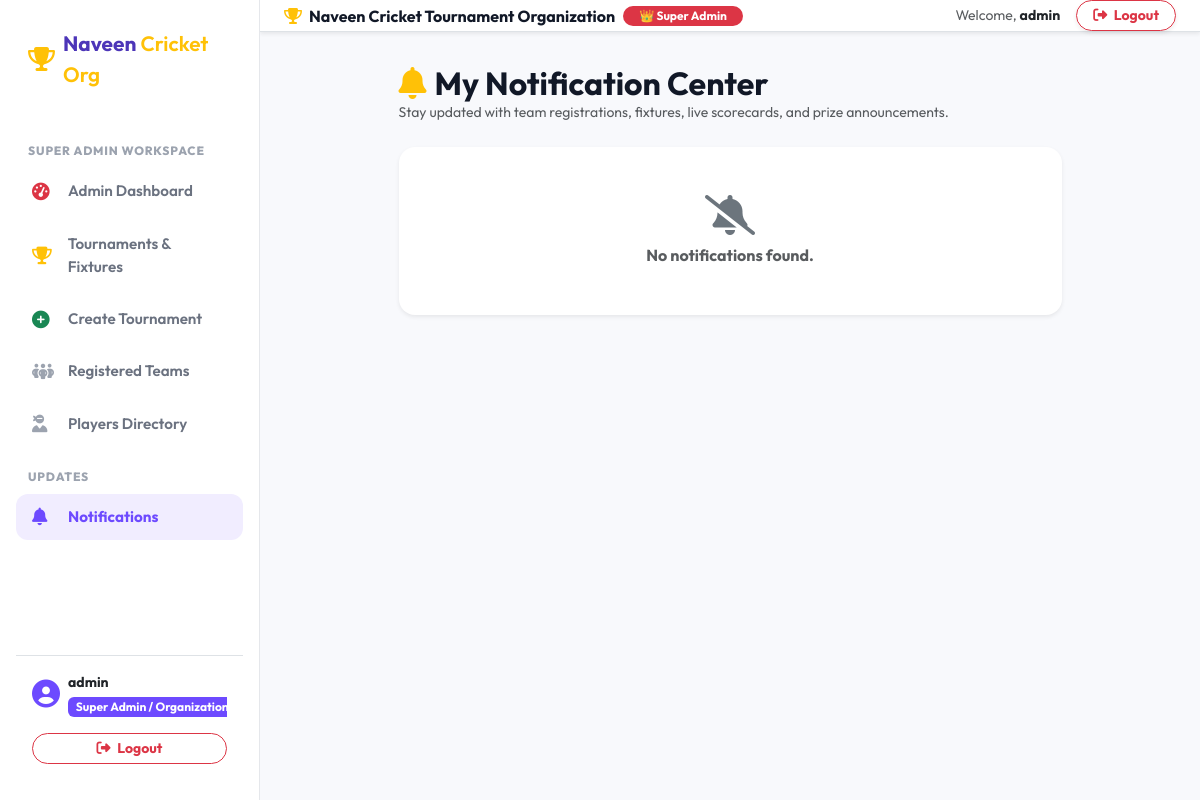
/notifications/ (signed in), run on the app's committed database.
### apps/accounts/models.py (models this page shows, shortened)
class User(AbstractUser):
    class Role(models.TextChoices):
        ADMIN = 'ADMIN', 'Super Admin / Organization Head'
        CAPTAIN = 'CAPTAIN', 'Team Captain / Owner'
        ORGANIZER = 'ORGANIZER', 'Tournament Organizer'
        PLAYER = 'PLAYER', 'Cricket Player'
    role = models.CharField(
        max_length=20,
        choices=Role.choices,
        default=Role.PLAYER
    )
    phone_number = models.CharField(max_length=15, blank=True, null=True)
    profile_picture = models.ImageField(upload_to='profile_pics/', blank=True, null=True)
    bio = models.TextField(blank=True, null=True)
    is_approved_organizer = models.BooleanField(default=True)
    created_at = models.DateTimeField(auto_now_add=True)
    @property
    def is_admin_role(self):
        return self.role == self.Role.ADMIN or self.is_superuser

### apps/notifications/views.py (the view)
# urls.py: path('', notification_list_view, name='notification_list'),
@login_required
def notification_list_view(request):
    notifications = Notification.objects.filter(recipient=request.user)
    unread_count = notifications.filter(is_read=False).count()
    return render(request, 'notifications/notification_list.html', {
        'notifications': notifications,
        'unread_count': unread_count,
    })

### apps/notifications/context_processors.py (called while the page is built)
def unread_notifications(request):
    if request.user.is_authenticated:
        unread_count = Notification.objects.filter(recipient=request.user, is_read=False).count()
        recent_notifications = Notification.objects.filter(recipient=request.user)[:5]
        return {
            'unread_notifications_count': unread_count,
            'recent_notifications': recent_notifications
        }
    return {
        'unread_notifications_count': 0,
        'recent_notifications': []
    }

### templates/notifications/notification_list.html (shortened to what this page needs)
{% extends 'base.html' %}
{% block content %}
<div class="row justify-content-center">
    <div class="col-lg-9">
        <div class="d-flex justify-content-between align-items-center mb-4">
            <div>
                <h2 class="fw-bold text-navy mb-0"><i class="fa-solid fa-bell text-warning me-2"></i>My Notification Center</h2>
                <p class="text-muted small mb-0">Stay updated with team registrations, fixtures, live scorecards, and prize announcements.</p>
            </div>
        </div>
        <div class="card border-0 shadow-sm rounded-4 overflow-hidden">
            <div class="list-group list-group-flush">
                {% for n in notifications %}
                    <div class="list-group-item p-4 {% if not n.is_read %}bg-light border-start border-4 border-emerald{% endif %}">
                        <div class="d-flex justify-content-between align-items-center mb-1">
                            <div>
                                <span class="badge
                                    {% if n.notification_type == 'MATCH_RESULT' %}bg-success
                                    {% elif n.notification_type == 'FIXTURE_ANNOUNCEMENT' %}bg-primary
                                    {% elif n.notification_type == 'PRIZE_ANNOUNCEMENT' %}bg-warning text-dark
                                    {% else %}bg-secondary{% endif %} me-2">
                                    {{ n.get_notification_type_display }}
                                </span>
                                <strong class="text-navy fs-6">{{ n.title }}</strong>
                            </div>
                            <small class="text-muted"><i class="fa-solid fa-clock me-1"></i>{{ n.created_at|timesince }} ago</small>
                        </div>
                        <p class="text-muted small mb-2">{{ n.message }}</p>
                        <div class="d-flex justify-content-between align-items-center">
                            {% if n.related_link %}
                                <a href="{% url 'mark_notification_read' n.id %}" class="btn btn-sm btn-emerald rounded-pill px-3">
                                    View Details <i class="fa-solid fa-arrow-right ms-1"></i>
                                </a>
                            {% else %}
                                {% if not n.is_read %}
                                    <a href="{% url 'mark_notification_read' n.id %}" class="btn btn-sm btn-outline-secondary rounded-pill">
                                        Mark Read
                                    </a>
                                {% endif %}
                            {% endif %}
                        </div>
                    </div>
                {% empty %}
                    <div class="p-5 text-center text-muted">
                        <i class="fa-solid fa-bell-slash fs-1 mb-2 text-secondary"></i>
                        <p class="fw-bold mb-0">No notifications found.</p>
                    </div>
                {% endfor %}
            </div>
        </div>
    </div>
</div>
{% endblock %}

### templates/base.html (shortened to what this page needs)
{% load static %}
<!DOCTYPE html>
<html lang="en">
<head>
    <link href="https://cdn.jsdelivr.net/npm/bootstrap@5.3.2/dist/css/bootstrap.min.css" rel="stylesheet">
    <link rel="stylesheet" href="https://cdnjs.cloudflare.com/ajax/libs/font-awesome/6.4.2/css/all.min.css">
    <link rel="stylesheet" href="{% static 'css/style.css' %}">
</head>
<body>
    <div class="app-wrapper">
        {% if user.is_authenticated and request.resolver_match.url_name != 'login' and request.resolver_match.url_name != 'register' %}
            <aside class="app-sidebar d-none d-lg-flex">
                <a href="{% url 'home' %}" class="sidebar-brand">
                    <i class="fa-solid fa-trophy text-warning"></i>
                    <span class="fw-bold">Naveen<span class="text-warning fw-semibold"> Cricket Org</span></span>
                </a>
                <ul class="sidebar-menu">
                    {% if user.is_admin_role %}
                        <div class="sidebar-section-title">Super Admin Workspace</div>
                        <li class="sidebar-item">
                            <a href="{% url 'admin_dashboard' %}" class="sidebar-link {% if 'dashboard/admin' in request.path %}active{% endif %}">
                                <i class="fa-solid fa-gauge-high text-danger"></i> Admin Dashboard
                            </a>
                        </li>
                        <li class="sidebar-item">
                            <a href="{% url 'tournament_list' %}" class="sidebar-link {% if 'tournaments' in request.path %}active{% endif %}">
                                <i class="fa-solid fa-trophy text-warning"></i> Tournaments & Fixtures
                            </a>
                        </li>
                        <li class="sidebar-item">
                            <a href="{% url 'tournament_create' %}" class="sidebar-link {% if 'tournaments/create' in request.path %}active{% endif %}">
                                <i class="fa-solid fa-plus-circle text-success"></i> Create Tournament
                            </a>
                        </li>
                        <li class="sidebar-item">
                            <a href="{% url 'team_list' %}" class="sidebar-link {% if 'teams' in request.path %}active{% endif %}">
                                <i class="fa-solid fa-people-group"></i> Registered Teams
                            </a>
                        </li>
                        <li class="sidebar-item">
                            <a href="{% url 'player_list' %}" class="sidebar-link {% if 'players' in request.path and 'edit' not in request.path %}active{% endif %}">
                                <i class="fa-solid fa-user-ninja"></i> Players Directory
                            </a>
                        </li>
                    {% endif %}
                    <div class="sidebar-section-title">Updates</div>
                    <li class="sidebar-item">
                        <a href="{% url 'notification_list' %}" class="sidebar-link {% if 'notifications' in request.path %}active{% endif %}">
                            <i class="fa-solid fa-bell"></i> Notifications
                        </a>
                    </li>
                </ul>
                <div class="sidebar-user mt-auto p-3 border-top">
                    <div class="d-flex align-items-center mb-3">
                        <i class="fa-solid fa-circle-user fs-3 text-purple me-2"></i>
                        <div class="overflow-hidden">
                            <strong class="d-block text-truncate text-dark small">{{ user.username }}</strong>
                            <small class="badge bg-purple">{{ user.get_role_display }}</small>
                        </div>
                    </div>
                    <form method="post" action="{% url 'logout' %}">
                        <button type="submit" class="btn btn-sm btn-outline-danger w-100 rounded-pill fw-bold">
                            <i class="fa-solid fa-right-from-bracket me-1"></i> Logout
                        </button>
                    </form>
                </div>
            </aside>
        {% endif %}
        <div class="app-content" >
            {% if user.is_authenticated and request.resolver_match.url_name != 'login' and request.resolver_match.url_name != 'register' %}
                <div class="d-none d-lg-flex justify-content-between align-items-center bg-white border-bottom px-4 py-2.5 shadow-sm">
                    <div class="d-flex align-items-center gap-2">
                        <span class="fw-bold text-navy fs-6"><i class="fa-solid fa-trophy text-warning me-1"></i> Naveen Cricket Tournament Organization</span>
                        {% if user.is_admin_role %}
                            <span class="badge bg-danger rounded-pill px-3 py-1">👑 Super Admin</span>
                        {% elif user.is_captain_role %}
                            <span class="badge bg-warning text-dark rounded-pill px-3 py-1">🏏 Team Captain</span>
                        {% else %}
                            <span class="badge bg-success rounded-pill px-3 py-1">🏃 Cricket Player</span>
                        {% endif %}
                    </div>
                    <div class="d-flex align-items-center gap-3">
                        <span class="small text-muted">Welcome, <strong class="text-dark">{{ user.first_name|default:user.username }}</strong></span>
                        <form method="post" action="{% url 'logout' %}" class="d-inline">
                            <button type="submit" class="btn btn-outline-danger btn-sm rounded-pill px-3 fw-bold shadow-sm">
                                <i class="fa-solid fa-right-from-bracket me-1"></i> Logout
                            </button>
                        </form>
                    </div>
                </div>
            {% endif %}
            <main class="container-fluid px-4 my-3 flex-grow-1">
                {% block content %}{% endblock %}
            </main>
        </div>
    </div>
</body>
</html>

### static/css/style.css (style rules this page uses)
:root { --primary-purple: #6D4AFF; --primary-purple-hover: #5b3be0; --dark-purple: #4C35B8; --light-purple: #F1EDFF; --bg-page: #F8F9FC; --card-bg: #FFFFFF; --card-border: #E5E7EB; --text-main: #1F2937; --text-muted: #6B7280; --sidebar-width: 260px; }
body { font-family: 'Outfit', -apple-system, BlinkMacSystemFont, 'Segoe UI', Roboto, sans-serif; background-color: var(--bg-page); color: var(--text-main); display: flex; flex-direction: column; min-height: 100vh; }
.app-wrapper { display: flex; width: 100%; min-height: 100vh; }
.app-sidebar { width: var(--sidebar-width); background-color: #ffffff; border-right: 1px solid var(--card-border); position: fixed; top: 0; bottom: 0; left: 0; z-index: 1030; display: flex; flex-direction: column; padding: 1.25rem 1rem; transition: all 0.3s ease; }
.sidebar-brand { font-size: 1.3rem; font-weight: 800; color: var(--dark-purple); text-decoration: none; display: flex; align-items: center; padding: 0.5rem 0.75rem; margin-bottom: 1.5rem; }
.sidebar-brand i { color: var(--primary-purple); font-size: 1.5rem; margin-right: 0.5rem; }
.sidebar-menu { list-style: none; padding: 0; margin: 0; flex-grow: 1; }
.sidebar-item { margin-bottom: 0.35rem; }
.sidebar-link { display: flex; align-items: center; padding: 0.75rem 1rem; color: var(--text-muted); font-weight: 600; font-size: 0.95rem; text-decoration: none; border-radius: 12px; transition: all 0.2s ease; }
.sidebar-link i { font-size: 1.1rem; width: 24px; margin-right: 0.75rem; color: #9CA3AF; transition: color 0.2s ease; }
.sidebar-link.active { color: var(--primary-purple); background-color: var(--light-purple); font-weight: 700; }
.sidebar-link.active i { color: var(--primary-purple); }
.sidebar-section-title { font-size: 0.75rem; font-weight: 800; text-transform: uppercase; letter-spacing: 0.8px; color: #9CA3AF; margin: 1.25rem 0 0.5rem 0.75rem; }
.sidebar-user { padding: 1rem 0.75rem; border-top: 1px solid var(--card-border); margin-top: auto; }
.app-content { flex-grow: 1; margin-left: var(--sidebar-width); display: flex; flex-direction: column; min-height: 100vh; }
.text-purple { color: var(--primary-purple) !important; }
.bg-purple { background-color: var(--primary-purple) !important; color: #ffffff !important; }
.text-navy { color: #111827 !important; }

### data on the page
User: username "admin", role "Super Admin /…", first_name "admin"
